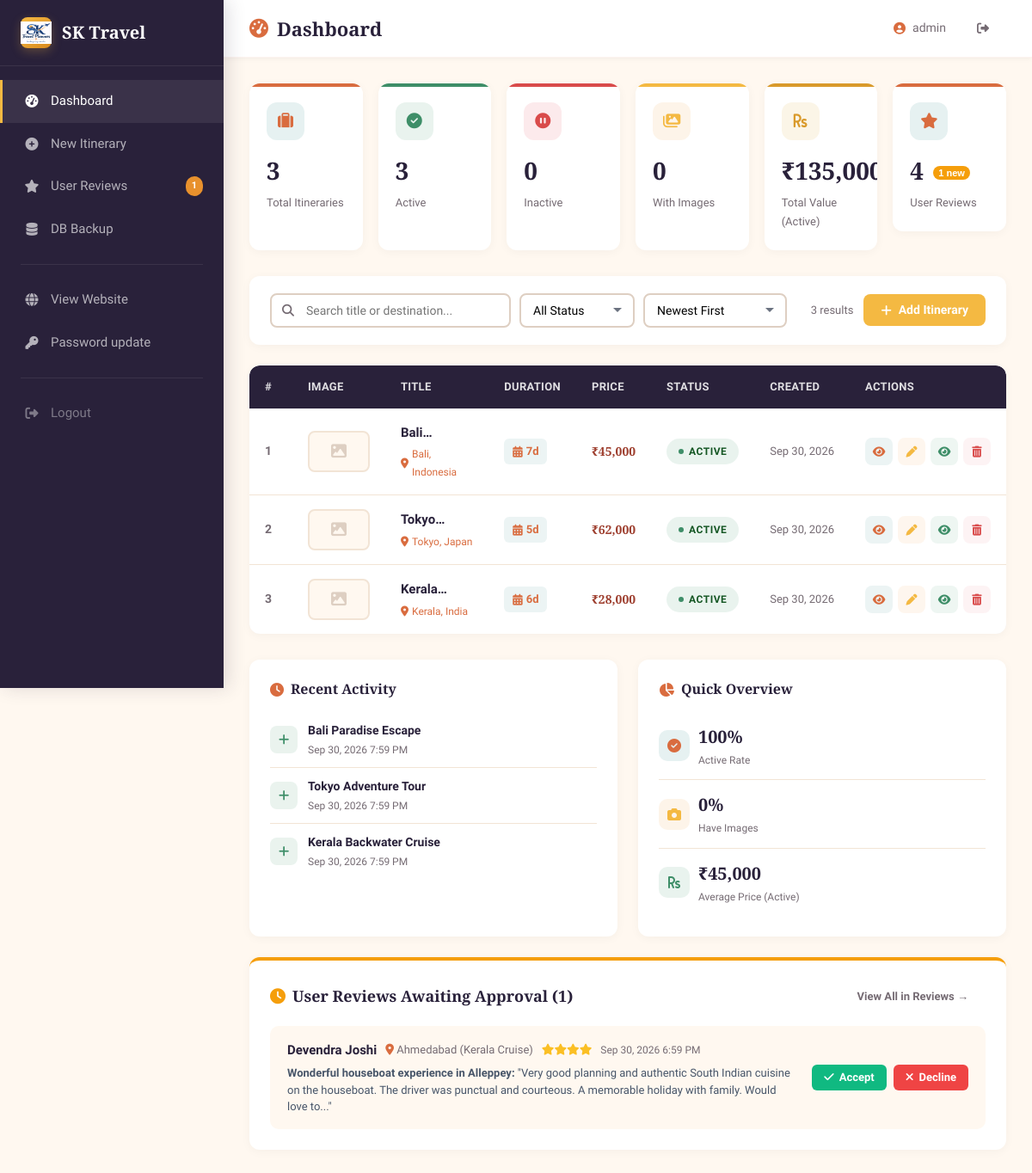
Page /admin/dashboard.php (signed in) on the committed database.
### tables this page shows
CREATE TABLE IF NOT EXISTS itineraries (
    id            INT AUTO_INCREMENT PRIMARY KEY,
    title         VARCHAR(255) NOT NULL,
    destination   VARCHAR(255) NOT NULL,
    description   TEXT,
    price         DECIMAL(12,2) DEFAULT 0.00,
    duration_days INT DEFAULT 1,
    image         VARCHAR(255) DEFAULT NULL,
    highlights    TEXT,
    inclusions    TEXT,
    exclusions    TEXT,
    day_plan      TEXT,
    status        TINYINT(1) DEFAULT 1,

    created_at    TIMESTAMP DEFAULT CURRENT_TIMESTAMP,
    updated_at    TIMESTAMP DEFAULT CURRENT_TIMESTAMP
                  ON UPDATE CURRENT_TIMESTAMP

);

CREATE TABLE IF NOT EXISTS user_reviews (
    id            INT AUTO_INCREMENT PRIMARY KEY,
    user_name     VARCHAR(100) NOT NULL,
    user_email    VARCHAR(150) DEFAULT NULL,
    user_location VARCHAR(100) DEFAULT NULL,
    rating        TINYINT UNSIGNED NOT NULL DEFAULT 5,
    review_title  VARCHAR(255) DEFAULT NULL,
    review_text   TEXT NOT NULL,
    status        ENUM('pending', 'approved', 'declined') NOT NULL DEFAULT 'pending',
    created_at    TIMESTAMP NOT NULL DEFAULT CURRENT_TIMESTAMP,
    updated_at    TIMESTAMP NOT NULL DEFAULT CURRENT_TIMESTAMP ON UPDATE CURRENT_TIMESTAMP,
    INDEX idx_status (status),
    INDEX idx_rating (rating),
    INDEX idx_created_at (created_at)
);

### admin/dashboard.php (the view, shortened to what the rows shown need)
<?php
require_once __DIR__ . '/../config.php';
$recentPendingReviews = [];
try {
    $recentPendingReviews = $pdo->query("SELECT * FROM user_reviews WHERE status = 'pending' ORDER BY created_at DESC LIMIT 5")->fetchAll();
} catch (Throwable $e) {}
 $recentItins = $pdo->query("SELECT title, created_at FROM itineraries ORDER BY created_at DESC LIMIT 5")->fetchAll();
 $search    = trim($_GET['search'] ?? '');
 $filter    = $_GET['filter'] ?? 'all';
 $sort      = $_GET['sort'] ?? 'newest';
 $page      = max(1, (int)($_GET['page'] ?? 1));
 $perPage   = 8;
 $whereClauses = [];
 $params = [];
 $whereSQL = !empty($whereClauses) ? 'WHERE ' . implode(' AND ', $whereClauses) : '';
 $sortMap = [
    'newest'     => 'created_at DESC',
    'oldest'     => 'created_at ASC',
    'price_high' => 'price DESC',
    'price_low'  => 'price ASC',
    'name_asc'   => 'title ASC',
    'name_desc'  => 'title DESC',
];
 $sortSQL = $sortMap[$sort] ?? 'created_at DESC';
 $offset = ($page - 1) * $perPage;
 $dataStmt = $pdo->prepare("SELECT * FROM itineraries {$whereSQL} ORDER BY {$sortSQL} LIMIT {$perPage} OFFSET {$offset}");
 $dataStmt->execute($params);
 $itineraries = $dataStmt->fetchAll();
?>
<!DOCTYPE html>
<html lang="en">
<head>
    <link rel="stylesheet" href="../style.css">
    <link rel="stylesheet" href="https://cdnjs.cloudflare.com/ajax/libs/font-awesome/6.5.0/css/all.min.css">
</head>
<body>
<div class="admin-layout">
    <div class="admin-main">
        <div class="admin-topbar">
            <h1><i class="fas fa-tachometer-alt"></i> Dashboard</h1>
        </div>
        <div class="admin-content">
            <?php if (empty($itineraries)): ?>
                <div class="table-wrapper">
                    <div class="empty-state">
                        <?php if ($search || $filter !== 'all'): ?>
                            <i class="fas fa-search"></i>
                            <h3>No results found</h3>
                            <p>Try adjusting your search or filter criteria.</p>
                            <a href="dashboard.php" class="btn btn-outline"><i class="fas fa-undo"></i> Reset Filters</a>
                        <?php else: ?>
                            <i class="fas fa-suitcase-rolling"></i>
                            <h3>No itineraries yet</h3>
                            <p>Create your first travel itinerary to get started.</p>
                            <a href="itinerary-form.php" class="btn btn-accent"><i class="fas fa-plus"></i> Create Itinerary</a>
                        <?php endif; ?>
                    </div>
                </div>
            <?php else: ?>
                <div class="table-wrapper">
                    <table class="data-table">
                        <thead>
                            <tr>
                                <th style="width:50px;">#</th>
                                <th style="width:90px;">Image</th>
                                <th>Title</th>
                                <th>Duration</th>
                                <th>Price</th>
                                <th>Status</th>
                                <th>Created</th>
                                <th style="width:180px;">Actions</th>
                            </tr>
                        </thead>
                        <tbody>
                            <?php foreach ($itineraries as $idx => $itin): ?>
                                <?php
                                    $hasImg = !empty($itin['image']) && file_exists(UPLOAD_DIR . $itin['image']);
                                    $imgSrc = $hasImg ? UPLOAD_URL . $itin['image'] : '';
                                    $rowNum = $offset + $idx + 1;
                                ?>
                                <tr>
                                    <td style="font-weight:600;color:var(--text-muted);"><?= $rowNum ?></td>
                                    <td>
                                        <?php if ($hasImg): ?>
                                            <img src="<?= e($imgSrc) ?>"
                                                 class="img-thumb"
                                                 alt="<?= e($itin['title']) ?>"
                                                 onclick="openLightbox('<?= e($imgSrc) ?>')"
                                                 loading="lazy">
                                        <?php else: ?>
                                            <div class="img-placeholder"><i class="fas fa-image"></i></div>
                                        <?php endif; ?>
                                    </td>
                                    <td>
                                        <div class="title-cell">
                                            <div class="itin-title"><?= e($itin['title']) ?></div>
                                            <div class="itin-dest">
                                                <i class="fas fa-map-marker-alt"></i> <?= e($itin['destination']) ?>
                                            </div>
                                        </div>
                                    </td>
                                    <td>
                                        <span class="duration-badge">
                                            <i class="fas fa-calendar-alt"></i> <?= (int)$itin['duration_days'] ?>d
                                        </span>
                                    </td>
                                    <td class="price-cell"><?= e(formatPrice($itin['price'])) ?></td>
                                    <td>
                                        <span class="status-badge <?= $itin['status'] ? 'status-active' : 'status-inactive' ?>">
                                            <span class="status-dot"></span>
                                            <?= $itin['status'] ? 'Active' : 'Inactive' ?>
                                        </span>
                                    </td>
                                    <td style="font-size:13px;color:var(--text-muted);white-space:nowrap;">
                                        <?= date('M j, Y', strtotime($itin['created_at'])) ?>
                                    </td>
                                    <td>
                                        <div class="action-btns">
                                            <a href="../detail.php?id=<?= (int)$itin['id'] ?>"
                                               class="action-btn view" title="View">
                                                <i class="fas fa-eye"></i>
                                            </a>
                                            <a href="itinerary-form.php?id=<?= (int)$itin['id'] ?>"
                                               class="action-btn edit" title="Edit">
                                                <i class="fas fa-pen"></i>
                                            </a>
                                            <a href="itinerary-action.php?action=toggle&id=<?= (int)$itin['id'] ?>"
                                               class="action-btn toggle <?= $itin['status'] ? '' : 'off' ?>"
                                               title="<?= $itin['status'] ? 'Deactivate' : 'Activate' ?>">
                                                <i class="fas fa-<?= $itin['status'] ? 'eye' : 'eye-slash' ?>"></i>
                                            </a>
                                            <button type="button"
                                                    class="action-btn del"
                                                    title="Delete"
                                                    onclick="confirmDelete(<?= (int)$itin['id'] ?>, '<?= e(addslashes($itin['title'])) ?>')">
                                                <i class="fas fa-trash-alt"></i>
                                            </button>
                                        </div>
                                    </td>
                                </tr>
                            <?php endforeach; ?>
                        </tbody>
                    </table>
                </div>
            <?php endif; ?>
            <div class="activity-section">
                <div class="activity-card">
                    <?php if (empty($recentItins)): ?>
                        <p style="color:var(--text-muted);font-size:14px;padding:12px 0;">No itineraries created yet.</p>
                    <?php else: ?>
                        <?php foreach ($recentItins as $r): ?>
                            <div class="activity-item">
                                <div class="act-icon new"><i class="fas fa-plus"></i></div>
                                <div class="act-info">
                                    <div class="act-title"><?= e($r['title']) ?></div>
                                    <div class="act-time"><?= date('M j, Y g:i A', strtotime($r['created_at'])) ?></div>
                                </div>
                            </div>
                        <?php endforeach; ?>
                    <?php endif; ?>
                </div>
            </div>
            <?php if (!empty($recentPendingReviews)): ?>
            <div style="background:#fff;border-radius:var(--radius);padding:24px;box-shadow:0 2px 12px rgba(0,0,0,0.04);margin-top:24px;border-top:4px solid #f59e0b;">
                <div style="display:flex;flex-direction:column;gap:12px;">
                    <?php foreach ($recentPendingReviews as $pr): ?>
                        <div style="background:var(--light);border-radius:10px;padding:16px 20px;display:flex;align-items:center;justify-content:space-between;gap:16px;flex-wrap:wrap;">
                            <div style="flex:1;min-width:260px;">
                                <div style="display:flex;align-items:center;gap:10px;margin-bottom:4px;flex-wrap:wrap;">
                                    <strong style="color:var(--dark);font-size:15px;"><?= e($pr['user_name']) ?></strong>
                                    <?php if (!empty($pr['user_location'])): ?>
                                        <span style="font-size:13px;color:var(--text-muted);"><i class="fas fa-map-marker-alt" style="color:var(--primary);"></i> <?= e($pr['user_location']) ?></span>
                                    <?php endif; ?>
                                    <span style="color:#fbbf24;font-size:13px;">
                                        <?php for ($s=1;$s<=(int)$pr['rating'];$s++): ?><i class="fas fa-star"></i><?php endfor; ?>
                                    </span>
                                    <span style="font-size:12px;color:var(--text-muted);"><?= date('M j, Y g:i A', strtotime($pr['created_at'])) ?></span>
                                </div>
                                <div style="font-size:13px;color:#475569;line-height:1.5;">
                                    <?= !empty($pr['review_title']) ? '<strong>' . e($pr['review_title']) . ':</strong> ' : '' ?>"<?= e(mb_strimwidth($pr['review_text'], 0, 160, '...')) ?>"
                                </div>
                            </div>
                            <div style="display:flex;gap:8px;align-items:center;">
                                <form method="POST" action="review-action.php" style="display:inline;">
                                    <button type="submit" class="btn btn-sm" style="background:#10b981;color:#fff;border:none;cursor:pointer;border-radius:6px;padding:7px 14px;font-size:13px;font-weight:600;display:inline-flex;align-items:center;gap:6px;">
                                        <i class="fas fa-check"></i> Accept
                                    </button>
                                </form>
                                <form method="POST" action="review-action.php" style="display:inline;">
                                    <button type="submit" class="btn btn-sm" style="background:#ef4444;color:#fff;border:none;cursor:pointer;border-radius:6px;padding:7px 14px;font-size:13px;font-weight:600;display:inline-flex;align-items:center;gap:6px;">
                                        <i class="fas fa-times"></i> Decline
                                    </button>
                                </form>
                            </div>
                        </div>
                    <?php endforeach; ?>
                </div>
            </div>
            <?php endif; ?>
        </div>
    </div>
</div>
</body>
</html>

### rows in the picture
itineraries: rowNum "1", destination "Bali, Indonesia", duration_days "7", price "₹45,000", status "ACTIVE", created_at "Sep 30, 2026", title "Bali Paradise Escape", created_at "Sep 30, 2026 7:59 PM"
itineraries: rowNum "2", destination "Tokyo, Japan", duration_days "5", price "₹62,000", status "ACTIVE", created_at "Sep 30, 2026", title "Tokyo Adventure Tour", created_at "Sep 30, 2026 7:59 PM"
itineraries: rowNum "3", destination "Kerala, India", duration_days "6", price "₹28,000", status "ACTIVE", created_at "Sep 30, 2026", title "Kerala Backwater Cruise", created_at "Sep 30, 2026 7:59 PM"
user_reviews: user_name "Devendra Joshi", user_location "Ahmedabad (Kerala Cruise)", rating 4 (drawn), created_at "Sep 30, 2026 6:59 PM", review_title "Wonderful houseboat experience in Alleppey", review_text "Very good planning and authentic South Indian cuisine on the houseboat. The driver was punctual and courteous. A memorable holiday with family. Would love to..."

### other values in the picture
$pendingReviews "1"
$_SESSION['admin_user'] "admin"
$totalItins "3"
$activeItins "3"
$inactiveItins "0"
$totalImages "0"
$totalReviews "4"
$filteredTotal "3"
formatPrice(round($totalRevenue/$activeItins)) "₹45,000"
count($recentPendingReviews) "1"
